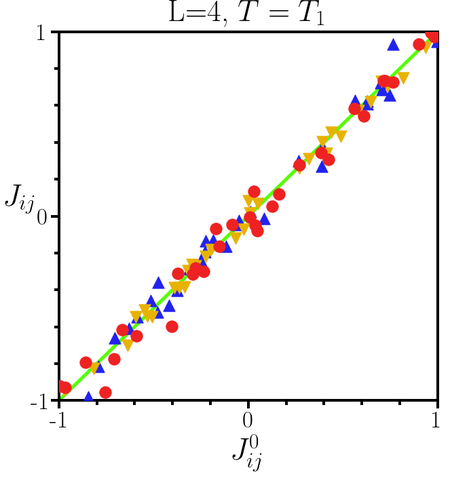
#> input picture harmonic_temp_annealing/square_bonds_python/Plots/test2.png, 450 x 479 px, shrunk from 663 x 706 before the run
$ jupyter execute --allow-errors 'join pics.ipynb'
#> lines starting #> are read from the running program, lines starting #| are printed output that depends on the picture
[cell 1]
import numpy as np
from skimage import io, exposure, color, img_as_float, img_as_int, img_as_uint, img_as_ubyte
image = io.imread('test2.png')
#> image is the input picture: shape (479, 450, 4); mean R, G, B, A 246.2, 243.2, 242.1, 255
def two_images(img1, img2, savename):
    io.imsave(savename, np.hstack((img1, img2)))
def three_images(img1, img2, img3, savename):
    io.imsave(savename, np.vstack((img1, img2, img3)))
two_images(io.imread('L4_T1.png'), io.imread('L8_T1.png'), 'T1.png')
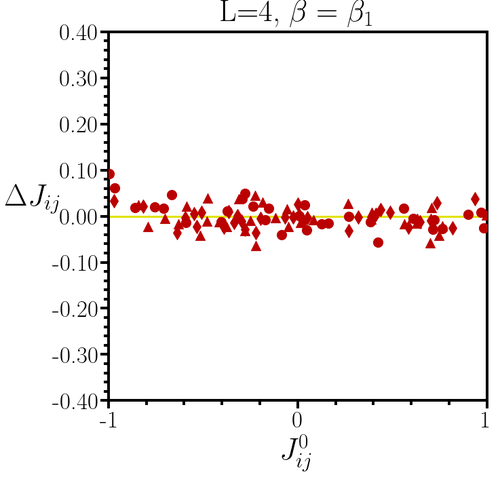
#> input picture harmonic_temp_annealing/square_bonds_python/Plots/L4_T1.png, 500 x 479 px, shrunk from 737 x 706 before the run
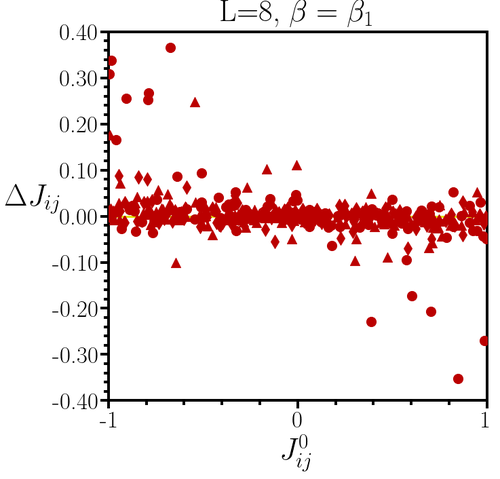
#> input picture harmonic_temp_annealing/square_bonds_python/Plots/L8_T1.png, 500 x 479 px, shrunk from 737 x 706 before the run
#> in two_images, `io.imsave(savename, np.hstack((img1, img2)))`:
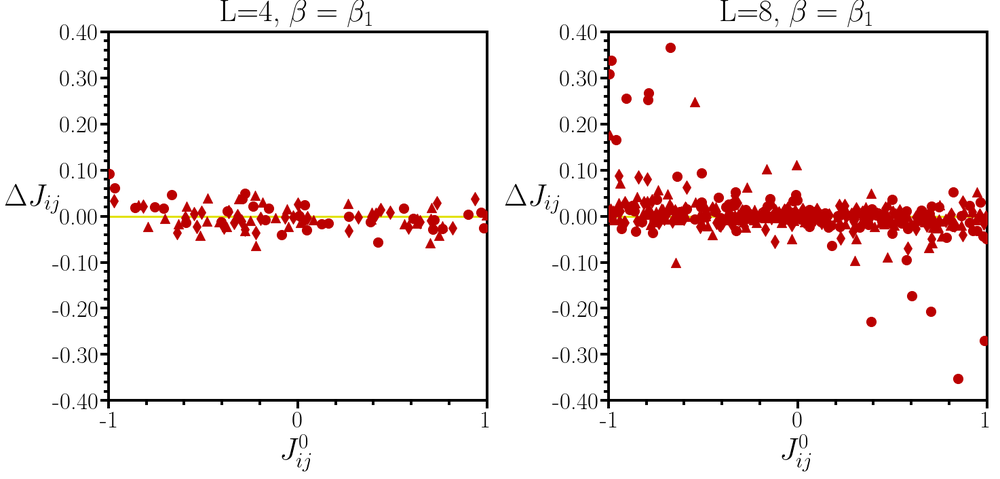
#> saved as T1.png: shape (479, 1000, 3); mean R, G, B 245.3, 238, 237.8
two_images(io.imread('L4_T2.png'), io.imread('L8_T2.png'), 'T2.png')
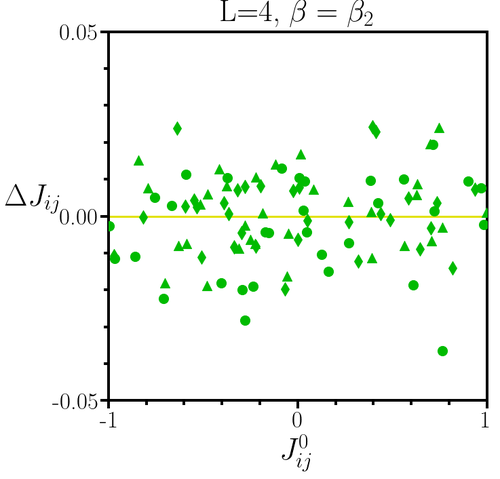
#> input picture harmonic_temp_annealing/square_bonds_python/Plots/L4_T2.png, 500 x 479 px, shrunk from 737 x 706 before the run
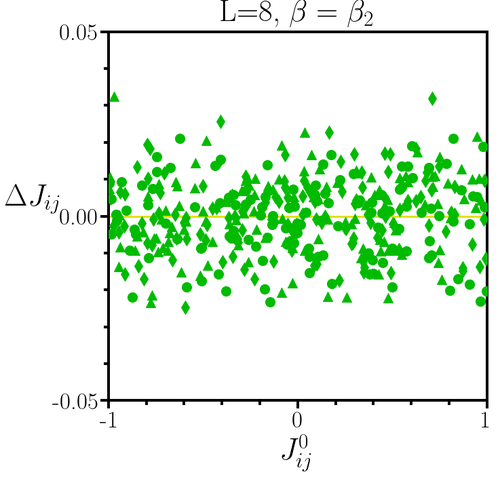
#> input picture harmonic_temp_annealing/square_bonds_python/Plots/L8_T2.png, 500 x 479 px, shrunk from 737 x 706 before the run
#> call 2 of two_images, with savename = 'T2.png'
#> in two_images (call 2), `io.imsave(savename, np.hstack((img1, img2)))`:
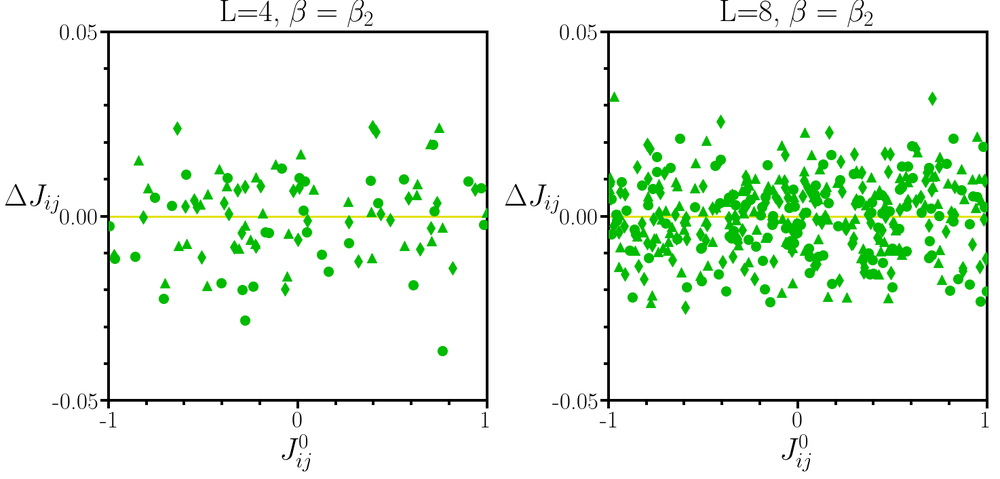
#> saved as T2.png: shape (479, 1000, 3); mean R, G, B 234.9, 245.3, 234.4
#> (the rest of this cell did not finish here and is left out)
